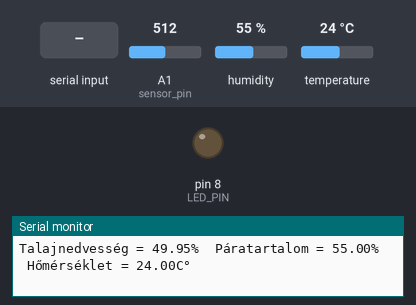
The sketch below on a simulated Arduino Uno, built with avr-gcc and run on an emulated ATmega328P. Parts: output pins drawn as LEDs (lit = HIGH), the last lines printed to the serial monitor. Inputs (shaded band) come from the test bench; at power-on: A1 (sensor_pin) = 512, humidity 55 %, temperature 24 °C.

Above: at 2.8 s.
2.9 s: "Y\n" received over the second serial link
At 3.3 s:
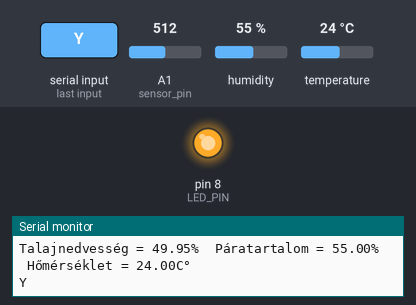
6.1 s: A1 (sensor_pin) set to 0
11.3 s: "1\n" received over the second serial link
13.8 s: A1 (sensor_pin) set to 122
Timing chart, 0 to 16.8 s (numbered marks = the images above; inputs shaded):
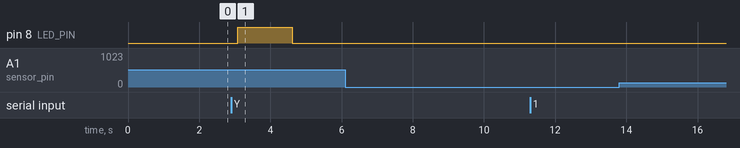

The sketch:

soil_moisture_sensor.ino
```cpp
/* #include <Wire.h>
#include <SPI.h>
#include <Adafruit_Sensor.h>
#include <Adafruit_BME280.h>
#define BME_SCK 13
#define BME_MISO 12
#define BME_MOSI 11
#define BME_CS 10
#define SEALEVELPRESSURE_HPA (1013.25)

Adafruit_BME280 bme; // I2C */
#include <Arduino.h>
#include <SoftwareSerial.h>

#define LED_PIN 8

#include "dht.h"
#define dht_apin A0 // Analog Pin sensor is connected to (DHT11)
dht DHT;

SoftwareSerial port(9, 10);  // RX, TX

const int sensor_pin = A1;	/* Soil moisture sensor O/P pin */

bool LED_ON = false;

void setup() {

  pinMode(LED_PIN, OUTPUT);

  Serial.begin(9600);	/* Define baud rate for serial communication */
  port.begin(9600);
  // bool status;

  // default settings
  // (you can also pass in a Wire library object like &Wire2)
  /* status = bme.begin();
  if (!status) {
    Serial.println("Could not find a valid BME280 sensor, check wiring!");
    while (1);
  }  */

}

void loop() {

  if (port.available() > 0) {
    char receivedChar = port.read();
    Serial.print(receivedChar);

    if (receivedChar == 'Y') {
      LED_ON = true;
    } else {
      LED_ON = false;
    }
  }

  if (LED_ON) {
    digitalWrite(LED_PIN, HIGH);  // Lámpa felvillan
    delay(500);
    } else {
    digitalWrite(LED_PIN, LOW);  // Lámpa felvillan
    delay(500);
  }

  DHT.read11(dht_apin);
  float moisture_percentage;
  int sensor_analog;
  sensor_analog = analogRead(sensor_pin);
  moisture_percentage = ( 100 - ( (sensor_analog/1023.00) * 100 ) );
  Serial.print("Talajnedvesség = ");
  Serial.print(moisture_percentage);
  Serial.print("%  ");
  Serial.print("Páratartalom = ");
  Serial.print(DHT.humidity);
  Serial.print("%  ");
  Serial.print("Hőmérséklet = ");
  Serial.print(DHT.temperature);
  Serial.println("C°  ");
 /*
  Serial.print("Légnyomás = ");
  Serial.print(bme.readPressure() / 100.0F);
  Serial.println(" hPa ");
  Serial.print("Tengerszint feletti magasság = ");
  Serial.print(bme.readAltitude(SEALEVELPRESSURE_HPA));
  Serial.print(" m");
*/
  Serial.print("\n");
  delay(1000);
}
```

Measured:
- after the input at 2.9 s, pin 8 (LED_PIN): LOW → HIGH after 0.18 s, → LOW 1.5 s later
